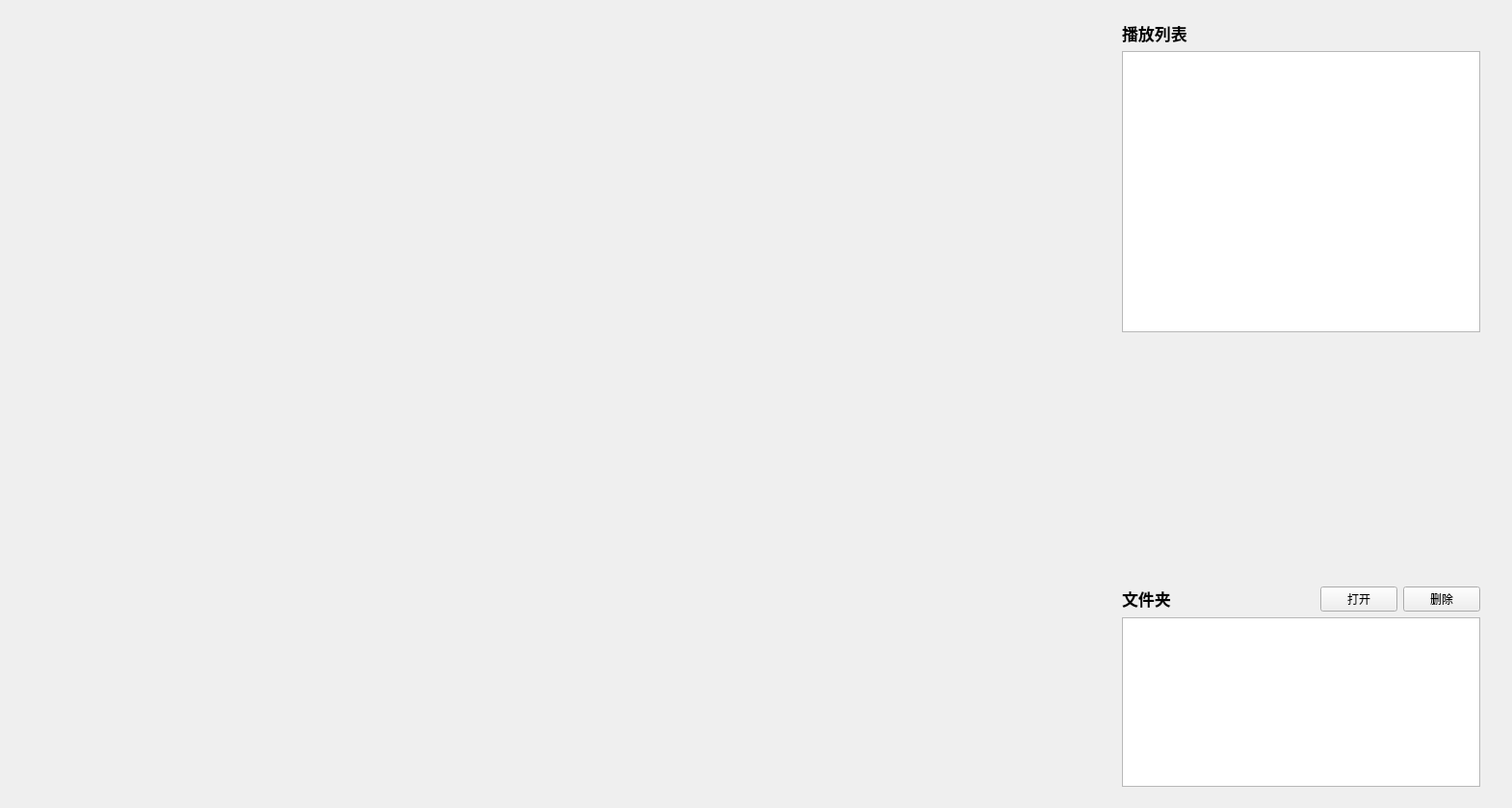
<?xml version="1.0" encoding="UTF-8"?>
<ui version="4.0">
 <class>IntellectVideoViewClass</class>
 <widget class="QWidget" name="IntellectVideoViewClass">
  <property name="geometry">
   <rect>
    <x>0</x>
    <y>0</y>
    <width>1570</width>
    <height>839</height>
   </rect>
  </property>
  <property name="windowTitle">
   <string>HomeView</string>
  </property>
  <layout class="QHBoxLayout" name="horizontalLayout" stretch="7,3">
   <item>
    <widget class="QWidget" name="widget_8" native="true">
     <property name="Style_Widget" stdset="0">
      <string>Style_White_Widget</string>
     </property>
     <layout class="QVBoxLayout" name="verticalLayout_6">
      <item>
       <widget class="QWidget" name="widget_11" native="true">
        <property name="styleSheet">
         <string notr="true">QWidget[Style_Widget=&quot;Video&quot;]
{

border-radius:10px;
background-color: rgb(232, 236, 240);
}</string>
        </property>
        <layout class="QHBoxLayout" name="horizontalLayout_2">
         <property name="spacing">
          <number>20</number>
         </property>
         <item>
          <widget class="VideoView" name="widget" native="true">
           <property name="Style_Widget" stdset="0">
            <string>Video</string>
           </property>
          </widget>
         </item>
        </layout>
       </widget>
      </item>
      <item>
       <widget class="QWidget" name="widget_13" native="true">
        <property name="sizePolicy">
         <sizepolicy hsizetype="Preferred" vsizetype="Fixed">
          <horstretch>0</horstretch>
          <verstretch>0</verstretch>
         </sizepolicy>
        </property>
        <property name="maximumSize">
         <size>
          <width>16777215</width>
          <height>16777215</height>
         </size>
        </property>
        <property name="styleSheet">
         <string notr="true">QAbstractButton {
	padding-top: 10px;
    border-radius: 5px;
    border: 2px solid #525252;
    background-color: #FFFFFF;
}</string>
        </property>
        <layout class="QHBoxLayout" name="horizontalLayout_10">
         <item>
          <widget class="PixmapWidget" name="btnVideoCall" native="true">
           <property name="minimumSize">
            <size>
             <width>130</width>
             <height>130</height>
            </size>
           </property>
           <property name="maximumSize">
            <size>
             <width>130</width>
             <height>16777215</height>
            </size>
           </property>
          </widget>
         </item>
         <item>
          <widget class="PixmapWidget" name="btnAudioCall" native="true">
           <property name="minimumSize">
            <size>
             <width>130</width>
             <height>130</height>
            </size>
           </property>
           <property name="maximumSize">
            <size>
             <width>130</width>
             <height>16777215</height>
            </size>
           </property>
          </widget>
         </item>
         <item>
          <widget class="PixmapWidget" name="btnCallOver" native="true">
           <property name="minimumSize">
            <size>
             <width>130</width>
             <height>130</height>
            </size>
           </property>
           <property name="maximumSize">
            <size>
             <width>130</width>
             <height>16777215</height>
            </size>
           </property>
          </widget>
         </item>
         <item>
          <widget class="PixmapWidget" name="btnUp" native="true">
           <property name="minimumSize">
            <size>
             <width>130</width>
             <height>130</height>
            </size>
           </property>
           <property name="maximumSize">
            <size>
             <width>130</width>
             <height>16777215</height>
            </size>
           </property>
          </widget>
         </item>
         <item>
          <widget class="PixmapWidget" name="btnStatusChange" native="true">
           <property name="minimumSize">
            <size>
             <width>130</width>
             <height>130</height>
            </size>
           </property>
           <property name="maximumSize">
            <size>
             <width>130</width>
             <height>16777215</height>
            </size>
           </property>
          </widget>
         </item>
         <item>
          <widget class="PixmapWidget" name="btnStop" native="true">
           <property name="minimumSize">
            <size>
             <width>130</width>
             <height>130</height>
            </size>
           </property>
           <property name="maximumSize">
            <size>
             <width>130</width>
             <height>16777215</height>
            </size>
           </property>
          </widget>
         </item>
         <item>
          <widget class="PixmapWidget" name="btnDown" native="true">
           <property name="minimumSize">
            <size>
             <width>130</width>
             <height>130</height>
            </size>
           </property>
           <property name="maximumSize">
            <size>
             <width>130</width>
             <height>16777215</height>
            </size>
           </property>
          </widget>
         </item>
         <item>
          <widget class="PixmapWidget" name="btnAuto" native="true">
           <property name="minimumSize">
            <size>
             <width>130</width>
             <height>130</height>
            </size>
           </property>
           <property name="maximumSize">
            <size>
             <width>130</width>
             <height>16777215</height>
            </size>
           </property>
          </widget>
         </item>
        </layout>
       </widget>
      </item>
     </layout>
    </widget>
   </item>
   <item>
    <widget class="QWidget" name="widget_9" native="true">
     <layout class="QVBoxLayout" name="verticalLayout" stretch="3,2,2">
      <property name="topMargin">
       <number>0</number>
      </property>
      <property name="bottomMargin">
       <number>0</number>
      </property>
      <item>
       <widget class="QWidget" name="widget_3" native="true">
        <property name="Style_Widget" stdset="0">
         <string>Style_White_Widget</string>
        </property>
        <layout class="QVBoxLayout" name="verticalLayout_2">
         <item>
          <widget class="QLabel" name="label">
           <property name="sizePolicy">
            <sizepolicy hsizetype="Preferred" vsizetype="Fixed">
             <horstretch>0</horstretch>
             <verstretch>0</verstretch>
            </sizepolicy>
           </property>
           <property name="font">
            <font>
             <pointsize>13</pointsize>
             <bold>true</bold>
            </font>
           </property>
           <property name="text">
            <string>播放列表</string>
           </property>
          </widget>
         </item>
         <item>
          <widget class="QWidget" name="widget_16" native="true">
           <layout class="QVBoxLayout" name="verticalLayout_4">
            <property name="leftMargin">
             <number>0</number>
            </property>
            <property name="topMargin">
             <number>0</number>
            </property>
            <property name="rightMargin">
             <number>0</number>
            </property>
            <property name="bottomMargin">
             <number>0</number>
            </property>
            <item>
             <widget class="QListWidget" name="listWidgetPlayer"/>
            </item>
           </layout>
          </widget>
         </item>
        </layout>
       </widget>
      </item>
      <item>
       <widget class="QWidget" name="widget_4" native="true">
        <property name="Style_Widget" stdset="0">
         <string>Style_White_Widget</string>
        </property>
       </widget>
      </item>
      <item>
       <widget class="QWidget" name="widget_15" native="true">
        <property name="Style_Widget" stdset="0">
         <string>Style_White_Widget</string>
        </property>
        <layout class="QGridLayout" name="gridLayout">
         <item row="0" column="0">
          <widget class="QLabel" name="label_2">
           <property name="sizePolicy">
            <sizepolicy hsizetype="Preferred" vsizetype="Fixed">
             <horstretch>0</horstretch>
             <verstretch>0</verstretch>
            </sizepolicy>
           </property>
           <property name="font">
            <font>
             <pointsize>13</pointsize>
             <bold>true</bold>
            </font>
           </property>
           <property name="text">
            <string>文件夹</string>
           </property>
          </widget>
         </item>
         <item row="0" column="2">
          <widget class="QPushButton" name="btnDelete">
           <property name="sizePolicy">
            <sizepolicy hsizetype="Fixed" vsizetype="Fixed">
             <horstretch>0</horstretch>
             <verstretch>0</verstretch>
            </sizepolicy>
           </property>
           <property name="text">
            <string>删除</string>
           </property>
           <property name="icon">
            <iconset resource="../../../resources/QtIntellectNurse.qrc">
             <normaloff>:/image/common/删除.png</normaloff>:/image/common/删除.png</iconset>
           </property>
          </widget>
         </item>
         <item row="0" column="1">
          <widget class="QPushButton" name="btnOpen">
           <property name="sizePolicy">
            <sizepolicy hsizetype="Fixed" vsizetype="Fixed">
             <horstretch>0</horstretch>
             <verstretch>0</verstretch>
            </sizepolicy>
           </property>
           <property name="text">
            <string>打开</string>
           </property>
           <property name="icon">
            <iconset resource="../../../resources/QtIntellectNurse.qrc">
             <normaloff>:/image/common/打开.png</normaloff>:/image/common/打开.png</iconset>
           </property>
          </widget>
         </item>
         <item row="1" column="0" colspan="3">
          <widget class="QWidget" name="widget_19" native="true">
           <layout class="QVBoxLayout" name="verticalLayout_3">
            <property name="leftMargin">
             <number>0</number>
            </property>
            <property name="topMargin">
             <number>0</number>
            </property>
            <property name="rightMargin">
             <number>0</number>
            </property>
            <property name="bottomMargin">
             <number>0</number>
            </property>
            <item>
             <widget class="QListWidget" name="listWidget"/>
            </item>
           </layout>
          </widget>
         </item>
        </layout>
       </widget>
      </item>
     </layout>
    </widget>
   </item>
  </layout>
 </widget>
 <layoutdefault spacing="6" margin="11"/>
 <customwidgets>
  <customwidget>
   <class>PixmapWidget</class>
   <extends>QWidget</extends>
   <header>Component/PixmapWidget/PixmapWidget.h</header>
   <container>1</container>
  </customwidget>
  <customwidget>
   <class>VideoView</class>
   <extends>QWidget</extends>
   <header>Component/VideoView/VideoView.h</header>
   <container>1</container>
  </customwidget>
 </customwidgets>
 <resources>
  <include location="../../../resources/QtIntellectNurse.qrc"/>
 </resources>
 <connections/>
</ui>
